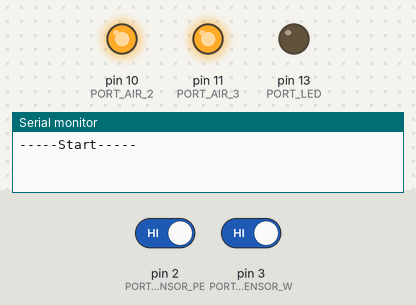
Simulated run of this sketch. Board: Arduino Uno, built with avr-gcc and run on an emulated ATmega328P. On the bench: output pins drawn as LEDs (lit = HIGH), the last lines printed to the serial monitor. The inputs (shaded band) are chosen by the test bench; at power-on: pin 2 (PORT_SENSOR_PE) HIGH, pin 3 (PORT_SENSOR_W) HIGH.

Above: at 2.2 s.
2.3 s: pin 2 (PORT_SENSOR_PE) driven LOW
At 3.1 s:
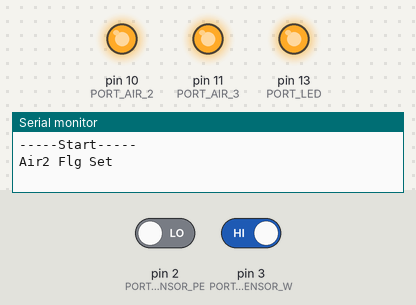
3.8 s: pin 3 (PORT_SENSOR_W) driven LOW
At 4.2 s:
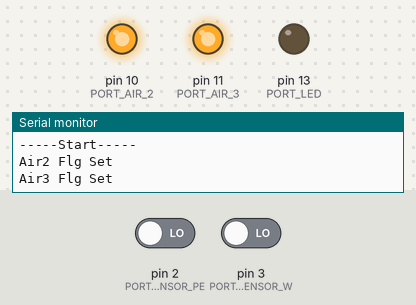
Timing chart, 0 to 6.8 s (numbered marks = the images above; inputs shaded):
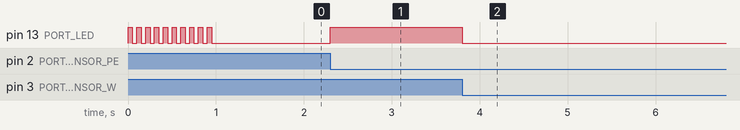

Measured:
- after the input at 2.3 s, pin 13 (PORT_LED): LOW → HIGH at once
- after the input at 3.8 s, pin 13 (PORT_LED): HIGH → LOW at once

The sketch:

CAP_Ctrl003.ino
```cpp
/*
 Name:    CAP_Ctrl.ino
 Created: 2020/12/15 15:35:40
 Author:  BPS-Umeda
*/

#define LED_ON 1
#define LED_OFF 0

#define AIR_ON 0
#define AIR_OFF 1

#define PORT_LED 13

#define PORT_SENSOR_PE 2
#define PORT_SENSOR_W 3

#define PORT_SENSOR_PASS_2 6
#define PORT_SENSOR_PASS_3 7

#define INT_NUM_AREA2 0
#define INT_NUM_AREA3 1

#define PORT_AIR_2 10
#define PORT_AIR_3 11

bool blPE = false;
bool blW = false;

#include "Timer.h"

//*********************************************************************************
//*********************************************************************************
//*********************************************************************************
void setup() {
    InitPort();//ポートのイニシャライズ

    FlashLED(10, 50, LED_OFF);

    attachInterrupt(INT_NUM_AREA2, FlgSetAir2, FALLING);
    attachInterrupt(INT_NUM_AREA3, FlgSetAir3, FALLING);

    Serial.begin(115200);
    Serial.println("-----Start-----");
}

//*********************************************************************************
void loop() {
    if (blPE && PORT_SENSOR_PE == HIGH)
    {

    }


    if (blW && PORT_SENSOR_W == HIGH)
    {

    }
}

//*********************************************************************************
//*********************************************************************************
//*********************************************************************************
void InitPort()
{

    pinMode(PORT_SENSOR_PE, INPUT_PULLUP);
    pinMode(PORT_SENSOR_W, INPUT_PULLUP);

    pinMode(PORT_SENSOR_PASS_2, INPUT_PULLUP);
    pinMode(PORT_SENSOR_PASS_3, INPUT_PULLUP);

    pinMode(PORT_AIR_2, OUTPUT);
    pinMode(PORT_AIR_3, OUTPUT);
    pinMode(PORT_LED, OUTPUT);

    digitalWrite(PORT_AIR_2, AIR_OFF);
    digitalWrite(PORT_AIR_3, AIR_OFF);
    digitalWrite(PORT_LED, LED_OFF);

    Serial.println("-----START-----");
}

//*********************************************************************************
void FlashLED(int loopNum, int delayTime, bool blEnd)
{
    for (int i = 0; i < loopNum; i++)
    {
        digitalWrite(PORT_LED, LED_ON);
        delay(delayTime);
        digitalWrite(PORT_LED, LED_OFF);
        delay(delayTime);
    }
    digitalWrite(PORT_LED, blEnd);

}

//*********************************************************************************
void FlgSetAir2()
{
    blPE = true;
    digitalWrite(PORT_LED, !digitalRead(PORT_LED));
    Serial.println("Air2 Flg Set");
}


//*********************************************************************************
void FlgSetAir3()
{
    blW = true;
    digitalWrite(PORT_LED, !digitalRead(PORT_LED));
    Serial.println("Air3 Flg Set");
}


//*********************************************************************************
void ExeAir(int portNum)
{
    digitalWrite(portNum, LOW);

    if (portNum == PORT_AIR_2);
    if (portNum == PORT_AIR_3);
}
```

Timer.cpp
```cpp
#include "Timer.h"

void InitTimer2()
{

}

void InitTimer3()
{

}
```

Timer.h
```cpp
void InitTimer2();
void InitTimer3();
```
